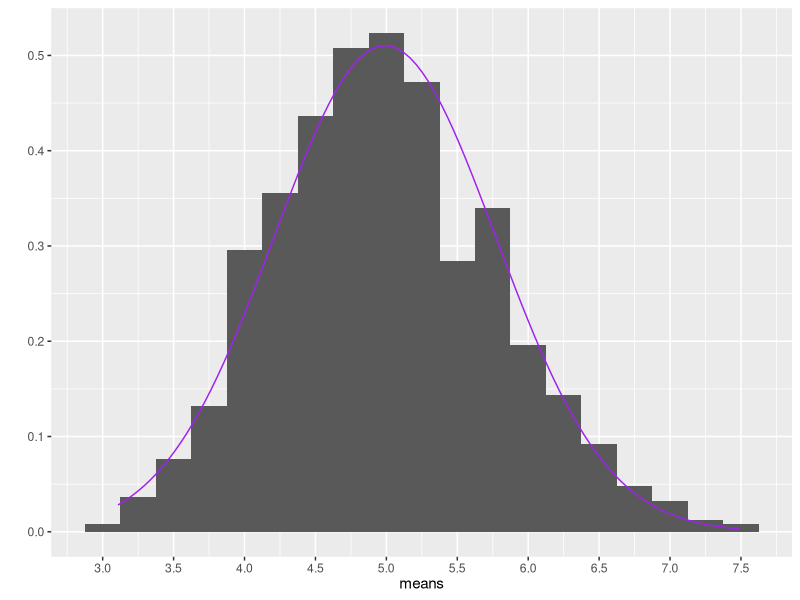

R code for this plot:
## ---- chunk 1
library(ggplot2)
## ---- chunk 2
set.seed(1)

lambda = 0.2
samples <- NULL

for (i in 1 : 1000) samples = rbind(samples, rexp(40, rate = lambda))
str(samples)
## ---- chunk 3
sampleMeans <- apply(samples,FUN = mean, MARGIN=1)
mean(sampleMeans)
## ---- chunk 4
1/lambda
## ---- chunk 5
(1/lambda)^2/40
## ---- chunk 6
var(sampleMeans)
## ---- chunk 7
g <- ggplot(as.data.frame(sampleMeans), aes(x = sampleMeans))
g + geom_histogram(binwidth=0.25, aes(y=..density..), position = "stack") +
    stat_function(fun = dnorm, color = 'purple',
                  args = list(mean = mean(sampleMeans), sd = sd(sampleMeans))) +
    xlab(expression(means)) + ylab('') + scale_x_continuous(breaks = seq(2.5, 8, by = 0.5))
